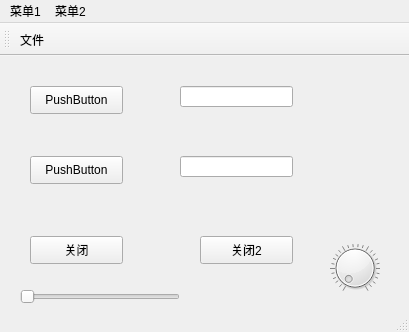
<?xml version="1.0" encoding="UTF-8"?>
<ui version="4.0">
 <class>MainWindow</class>
 <widget class="QMainWindow" name="MainWindow">
  <property name="geometry">
   <rect>
    <x>0</x>
    <y>0</y>
    <width>409</width>
    <height>332</height>
   </rect>
  </property>
  <property name="windowTitle">
   <string>MainWindow</string>
  </property>
  <widget class="QWidget" name="centralWidget">
   <widget class="QPushButton" name="pushButton">
    <property name="geometry">
     <rect>
      <x>30</x>
      <y>30</y>
      <width>93</width>
      <height>28</height>
     </rect>
    </property>
    <property name="text">
     <string>PushButton</string>
    </property>
   </widget>
   <widget class="QLineEdit" name="lineEdit">
    <property name="geometry">
     <rect>
      <x>180</x>
      <y>30</y>
      <width>113</width>
      <height>21</height>
     </rect>
    </property>
   </widget>
   <widget class="QPushButton" name="pushButton_2">
    <property name="geometry">
     <rect>
      <x>30</x>
      <y>100</y>
      <width>93</width>
      <height>28</height>
     </rect>
    </property>
    <property name="text">
     <string>PushButton</string>
    </property>
   </widget>
   <widget class="QLineEdit" name="lineEdit_2">
    <property name="geometry">
     <rect>
      <x>180</x>
      <y>100</y>
      <width>113</width>
      <height>21</height>
     </rect>
    </property>
   </widget>
   <widget class="QPushButton" name="pushButton_3">
    <property name="geometry">
     <rect>
      <x>30</x>
      <y>180</y>
      <width>93</width>
      <height>28</height>
     </rect>
    </property>
    <property name="text">
     <string>关闭</string>
    </property>
   </widget>
   <widget class="QPushButton" name="pushButton_4">
    <property name="geometry">
     <rect>
      <x>200</x>
      <y>180</y>
      <width>93</width>
      <height>28</height>
     </rect>
    </property>
    <property name="text">
     <string>关闭2</string>
    </property>
   </widget>
   <widget class="QSlider" name="horizontalSlider">
    <property name="geometry">
     <rect>
      <x>20</x>
      <y>230</y>
      <width>160</width>
      <height>22</height>
     </rect>
    </property>
    <property name="orientation">
     <enum>Qt::Horizontal</enum>
    </property>
   </widget>
   <widget class="QDial" name="dial">
    <property name="geometry">
     <rect>
      <x>330</x>
      <y>180</y>
      <width>50</width>
      <height>64</height>
     </rect>
    </property>
    <property name="wrapping">
     <bool>false</bool>
    </property>
    <property name="notchesVisible">
     <bool>true</bool>
    </property>
   </widget>
  </widget>
  <widget class="QMenuBar" name="menuBar">
   <property name="geometry">
    <rect>
     <x>0</x>
     <y>0</y>
     <width>409</width>
     <height>26</height>
    </rect>
   </property>
   <widget class="QMenu" name="menu_1">
    <property name="title">
     <string>菜单1</string>
    </property>
    <addaction name="action"/>
   </widget>
   <widget class="QMenu" name="menu_2">
    <property name="title">
     <string>菜单2</string>
    </property>
   </widget>
   <addaction name="menu_1"/>
   <addaction name="menu_2"/>
  </widget>
  <widget class="QToolBar" name="mainToolBar">
   <attribute name="toolBarArea">
    <enum>TopToolBarArea</enum>
   </attribute>
   <attribute name="toolBarBreak">
    <bool>false</bool>
   </attribute>
   <addaction name="action"/>
  </widget>
  <widget class="QStatusBar" name="statusBar"/>
  <action name="action">
   <property name="text">
    <string>文件</string>
   </property>
  </action>
 </widget>
 <layoutdefault spacing="6" margin="11"/>
 <resources/>
 <connections>
  <connection>
   <sender>pushButton_4</sender>
   <signal>clicked()</signal>
   <receiver>MainWindow</receiver>
   <slot>close()</slot>
   <hints>
    <hint type="sourcelabel">
     <x>260</x>
     <y>251</y>
    </hint>
    <hint type="destinationlabel">
     <x>314</x>
     <y>247</y>
    </hint>
   </hints>
  </connection>
  <connection>
   <sender>horizontalSlider</sender>
   <signal>sliderMoved(int)</signal>
   <receiver>dial</receiver>
   <slot>setValue(int)</slot>
   <hints>
    <hint type="sourcelabel">
     <x>147</x>
     <y>290</y>
    </hint>
    <hint type="destinationlabel">
     <x>332</x>
     <y>277</y>
    </hint>
   </hints>
  </connection>
 </connections>
</ui>
